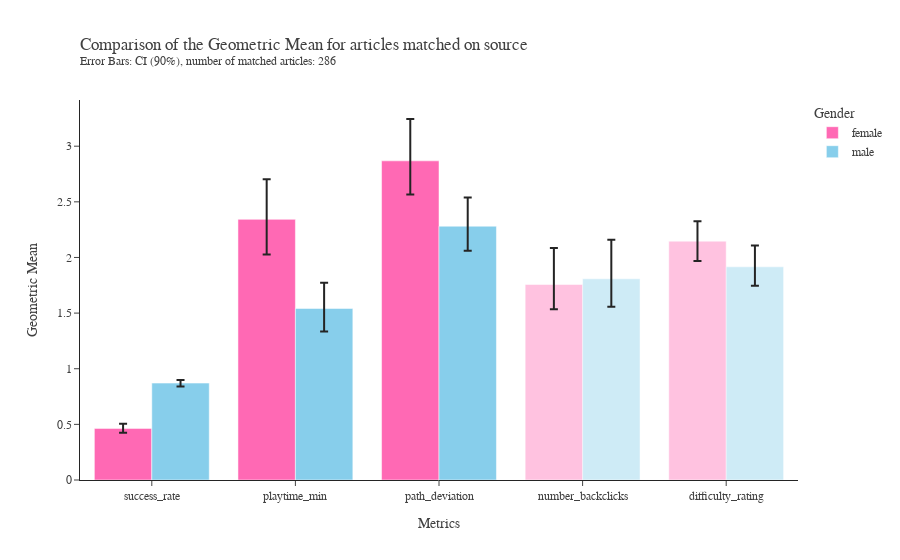

Notebook code for this chart:
### Code cell
summary_figure(src_match_summary, 286, "source", "src_match", opacity = [1,1,1,0.4,0.4])

### Figure 1 — Plotly figure (JSON) as saved in the notebook; plotly's stock layout.template omitted (floating-point values rounded to 4 significant figures)
{"data": [{"error_y": {"array": [0.04108, 0.3596, 0.3761, 0.3271, 0.1798], "arrayminus": [0.03945, 0.315, 0.3015, 0.2231, 0.1778], "type": "data"}, "marker": {"color": ["hotpink", "hotpink", "hotpink", "hotpink", "hotpink"], "opacity": [1, 1, 1, 0.4, 0.4]}, "name": "female", "type": "bar", "x": ["success_rate", "playtime_min", "path_deviation", "number_backclicks", "difficulty_rating"], "y": [0.4639, 2.342, 2.868, 1.757, 2.146]}, {"error_y": {"array": [0.02873, 0.2304, 0.2582, 0.3506, 0.1909], "arrayminus": [0.03141, 0.2077, 0.2203, 0.2505, 0.1709], "type": "data"}, "marker": {"color": ["skyblue", "skyblue", "skyblue", "skyblue", "skyblue"], "opacity": [1, 1, 1, 0.4, 0.4]}, "name": "male", "type": "bar", "x": ["success_rate", "playtime_min", "path_deviation", "number_backclicks", "difficulty_rating"], "y": [0.8711, 1.542, 2.281, 1.808, 1.916]}], "layout": {"autosize": true, "barmode": "group", "font": {"color": "#404040", "family": "Times New Roman, serif"}, "legend": {"title": {"text": "Gender"}}, "title": {"text": "Comparison of the Geometric Mean for articles matched on source<br><sup>Error Bars: CI (90%), number of matched articles: 286</sup>", "x": 0, "xref": "paper"}, "xaxis": {"autorange": true, "range": [-0.5, 4.5], "title": {"text": "Metrics"}, "type": "category"}, "yaxis": {"autorange": true, "range": [0, 3.415], "title": {"text": "Geometric Mean"}, "type": "linear"}}}
